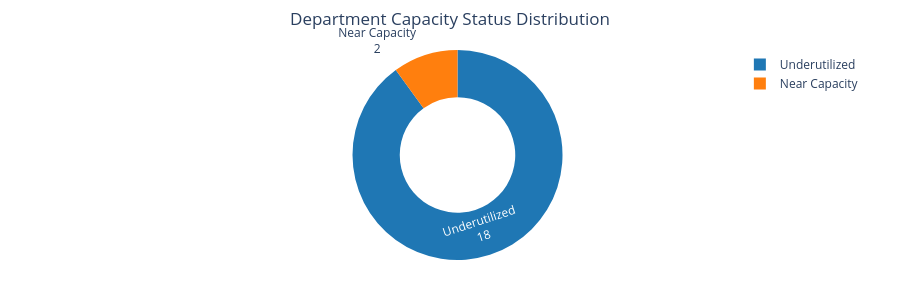

This figure's notebook cell:
### Markdown cell above
## 6. Capacity Status Distribution

### Business Question
*How many departments fall into each capacity category?*

### Code cell
status_counts = department_summary["Capacity_Status"].value_counts().reset_index()
status_counts.columns = ["Status", "Count"]

fig_status = px.pie(
    status_counts,
    names="Status",
    values="Count",
    hole=0.55,
    title="Department Capacity Status Distribution",
    color="Status",
    color_discrete_map=status_colors
)

fig_status.update_traces(
    textinfo="label+value",
    hovertemplate="<b>%{label}</b><br>Departments: %{value}<extra></extra>"
)

fig_status.update_layout(
    title_x=0.5,
    height=300,
    margin=dict(l=40, r=20, t=50, b=40)
)

fig_status.show()

### Figure 1 — Plotly figure (JSON) as saved in the notebook; plotly's stock layout.template omitted (floating-point values rounded to 4 significant figures)
{"data": [{"customdata": [["Underutilized"], ["Near Capacity"]], "domain": {"x": [0.0, 1.0], "y": [0.0, 1.0]}, "hole": 0.55, "hovertemplate": "<b>%{label}</b><br>Departments: %{value}<extra></extra>", "labels": ["Underutilized", "Near Capacity"], "legendgroup": "", "marker": {"colors": ["#1f77b4", "#ff7f0e"]}, "name": "", "showlegend": true, "textinfo": "label+value", "type": "pie", "values": [18, 2]}], "layout": {"height": 300, "legend": {"tracegroupgap": 0}, "margin": {"b": 40, "l": 40, "r": 20, "t": 50}, "title": {"text": "Department Capacity Status Distribution", "x": 0.5}}}
